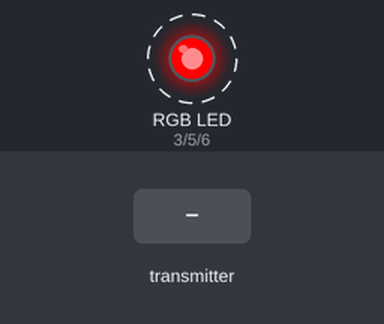
A sketch run on a simulated Arduino Uno, built with avr-gcc and run on an emulated ATmega328P. Parts: an RGB LED mixed from three pins (HIGH = lit). Dashed ring = blinking. The test bench sets the inputs (shaded band). No radio packets arrive unless stated; what the sketch prints to the serial monitor is not drawn.

Above: at 1.33 s.
1.7 s: the transmitter starts sending Array.0 = 0
At 1.95 s:
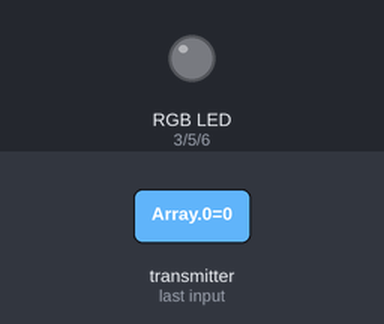
Timing chart, 0 to 10.7 s (numbered marks = the images above; inputs shaded):
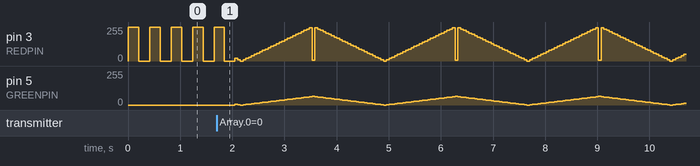

The sketch:

ReceiverModule.ino
```cpp
#include <RF24.h>
#include <nRF24L01.h>
#include <SPI.h>
#include <EEPROM.h>

#define HID_CUSTOM_LAYOUT

// LED Control
int REDPIN = 3;
int GREENPIN = 5;
int BLUEPIN = 6;
int ledIncr = false;
int ledStep = 20;

// RADIO Control
int CE = 9;
int CSN = 10;
RF24 radio(CE, CSN);
const uint64_t pipe = 0xE8E8F0F0E1LL;

// Function Control
bool isConnected = false;
bool isMotion = false;
bool enabledMotion = false;
bool eepromInitialized = false;
bool lastLEDstate = false;

// Voltage Control
const int arraySize = 2;
int Array[arraySize];
int deadVoltageAddress = 0;
int lastVoltageAddress = 2;
int deadVoltage;
int voltage;
int lastVoltage;
const int warningThreshold = 70;

int tries = 0;
int maxtries = 100;

void setup() {

  radio.begin();
  radio.openReadingPipe(1, pipe);
  radio.startListening();
  radio.setPALevel(RF24_PA_MIN);
  pinMode(REDPIN, OUTPUT);
  pinMode(GREENPIN, OUTPUT);
  pinMode(BLUEPIN, OUTPUT);
  Serial.begin(9600);

}

void loop() {
  if (!eepromInitialized){
    Serial.println(eepromInitialized);
    deadVoltage = EEPROM.read(deadVoltageAddress) * 4;
    voltage = EEPROM.read(lastVoltageAddress) * 4;
    lastVoltage = EEPROM.read(lastVoltageAddress) * 4;
    Serial.println("EEPROM Variables Initialized.");
    eepromInitialized = true;
  }
  if (isConnected == false){
    flashRedConnection(isConnected);
  }
  while (radio.available()){
    tries = 0;
    isConnected = true;
    if (lastLEDstate == false){
      flashRedConnection(isConnected);
      lastLEDstate = true;
    }
    radio.read(&Array, sizeof(Array)); // Read Info from Sender
    if (Array[0] == 1){isMotion = true;} // Turning isMotion from Array[0] into a boolean from an int.
    else {isMotion = false;}
    voltage = Array[1]; // Turning voltage from Array[1] into a float from a 3 digit int.
    if (isMotion){
      if (!enabledMotion){ // In case motion has not been enabled yet, to prevent it from hapening twice.
        Serial.println("MOTION");
        enabledMotion = true;
        doLedTriggered();
      }
    } else if (enabledMotion){ // isMotion is false, but previously motion detected.
      Serial.println("No Motion");
      enabledMotion = false;
    }

    Serial.print("Voltage: ");
    Serial.println(voltage);
    Serial.print("DeadVoltage: ");
    Serial.println(deadVoltage);
    if (voltage <= deadVoltage + warningThreshold){
      doLedSteps();
    } else {
      RGB_color (255, 255, 255);
    }
    delay(10);
  }
  delay(10);
  tries += 1;
  if (isConnected && tries >= maxtries){
    Serial.println("Lost Connection to Sender");
    isConnected = false;
    lastLEDstate = false;
    updateDeadVoltage(voltage > lastVoltage + 20);
    //eepromInitialized = false;
    tries = 0;
  }
  //delay(100);
}

// if the voltage is less than the dead voltage, then set the dead voltage to the current voltage.
// if the voltage is greater than 7 and the previous voltage differs form the dead voltage, set the dead voltage to the previous voltage.
//    this determines when a different kind of battery is replaced.
void updateDeadVoltage(bool batteryChanged){
  EEPROM.update(lastVoltageAddress, voltage / 4);
  Serial.print("DeadVoltage: ");
  Serial.println(deadVoltage);
  Serial.print("lastVoltage: ");
  Serial.println(lastVoltage);
  Serial.print("voltage: ");
  Serial.println(voltage);
  if (voltage < deadVoltage){
    deadVoltage = voltage;
    EEPROM.update(deadVoltageAddress, deadVoltage / 4);
    Serial.print("Updated Dead Voltage to DeadVoltage: ");
    Serial.println(deadVoltage);
  }
  if (batteryChanged && lastVoltage > deadVoltage + warningThreshold + 10){
    deadVoltage = lastVoltage;
    EEPROM.update(deadVoltageAddress, deadVoltage / 4);
    Serial.print("Updated Dead Voltage to lastVoltage: ");
    Serial.println(deadVoltage);
  }
}

void RGB_color(int redval, int greenval, int blueval){
  analogWrite(REDPIN, redval);
  analogWrite(GREENPIN, greenval);
  analogWrite(BLUEPIN, blueval);
}

void flashRedConnection(bool isConnected){
  if (isConnected){
    RGB_color (20, 20, 20);
  } else {
    RGB_color(255, 0, 0);
    delay(200);
    RGB_color(0,0,0);
    delay(200);
  }
}

void doLedSteps(){
  if (ledStep >= 255){ledIncr = false;}
  if (ledStep <= 0){ledIncr = true;}
  RGB_color(ledStep, ledStep * 0.25, 0);
  if (ledIncr){ledStep += 10;}
  else {ledStep -= 10;}
}

void doLedTriggered(){
  for (int a = 0; a < 10; a++){
    RGB_color(0, 255, 0);
    delay(100);
    RGB_color(0, 0, 0);
    delay(100);
  }
}
```

Measured:
- by itself, pin 3 (REDPIN): moves between 0/255 and 250/255, repeating every 2.7 s
